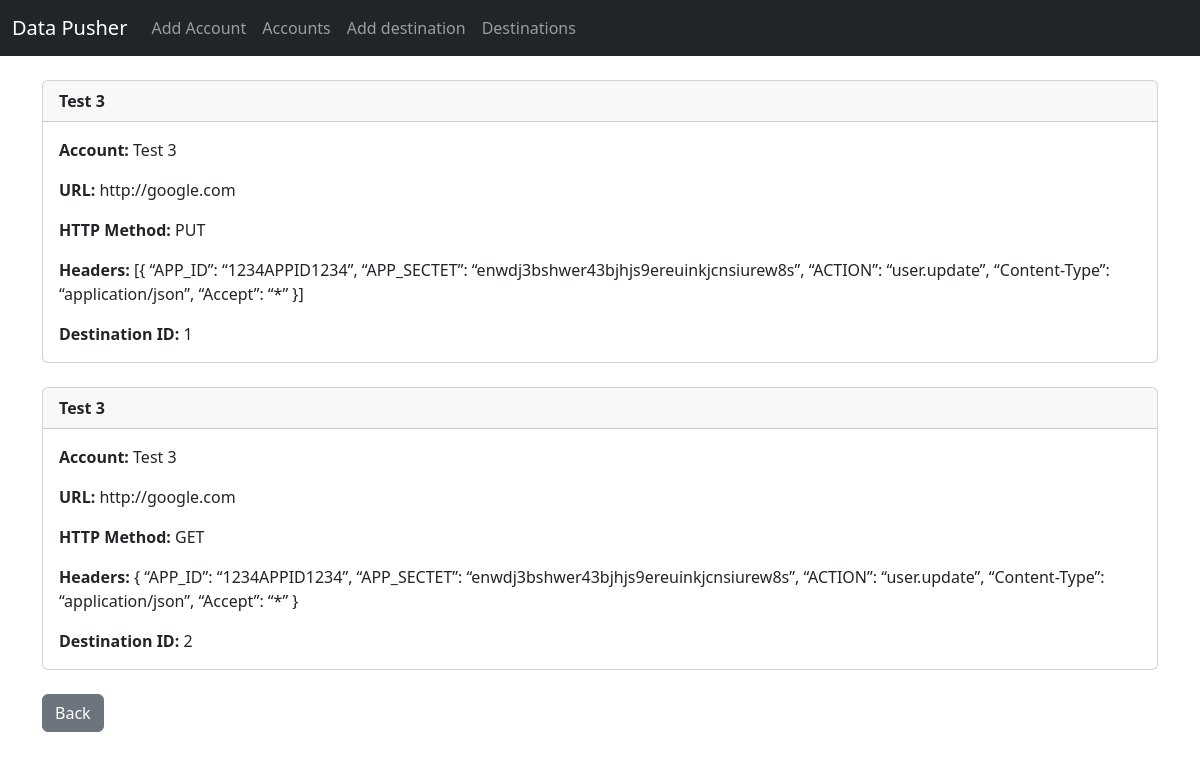
/account_destinations/3, run on the app's committed database.
### core/models.py (models this page shows, shortened)
class Destination(models.Model):
    account = models.ForeignKey(Account, on_delete=models.CASCADE)
    url = models.URLField(blank=False)
    http_method = models.CharField(max_length=10, choices=[('GET', 'GET'), ('POST', 'POST'), ('PUT', 'PUT')])
    headers = models.JSONField(default=dict)

class Account(models.Model):
    email = models.EmailField(unique=True)
    account_id = models.AutoField(primary_key=True, unique=True)
    account_name = models.CharField(max_length=100)
    app_secret_token = models.CharField(max_length=100, unique=True, default=uuid.uuid4)
    website = models.URLField(blank=True)
    def __str__(self):
        return self.account_name

### core/views.py (the view)
# urls.py: path('account_destinations/<int:pk>', views.account_destinations, name='account_destinations'),
def account_destinations(request, pk):
	current_record = Account.objects.get(account_id=pk)
	destination_list = Destination.objects.filter(account=current_record)
	return render(request, 'account_destinations.html', {'destination_list':destination_list})

### core/templates/account_destinations.html
{% extends 'base.html' %} {% block content %}
{% if destination_list %}
    {% for destination in destination_list %}
        <div class="card">
        <div class="card-header">
            <strong> {{ destination.account }}</strong>
        </div>
        <div class="card-body">
            <p class="card-text">
            <strong>Account: </strong>{{ destination.account }}
            </p>
            <p class="card-text"><strong>URL: </strong>{{ destination.url }}</p>
            <p class="card-text">
            <strong>HTTP Method: </strong>{{ destination.http_method }}
            </p>
            <p class="card-text">
            <strong>Headers: </strong>{{ destination.headers }}
            </p>
            <p class="card-text">
            <strong>Destination ID: </strong>{{ destination.id }}
            </p>
        </div>
        </div>
        <br>
    {% endfor %}
{% else %}
    No Destinations for the Account
    <br>
{% endif %}
<a href="{% url 'accounts' %}" class="btn btn-secondary">Back</a>
{% endblock %}

### data on the page
Destination: account "Test 3", url "http://google.com", http_method "PUT", headers "[{ “APP_ID”: “1234APPID1234”, “APP_SECTET”: “enwdj3bshwer43bjhjs9ereuinkjcnsiurew8s”, “ACTION”: “user.update”, “Content-Type”: “application/json”, “Accept”: “*” }]", id "1"
Destination: account "Test 3", url "http://google.com", http_method "GET", headers "{ “APP_ID”: “1234APPID1234”, “APP_SECTET”: “enwdj3bshwer43bjhjs9ereuinkjcnsiurew8s”, “ACTION”: “user.update”, “Content-Type”: “application/json”, “Accept”: “*” }", id "2"
